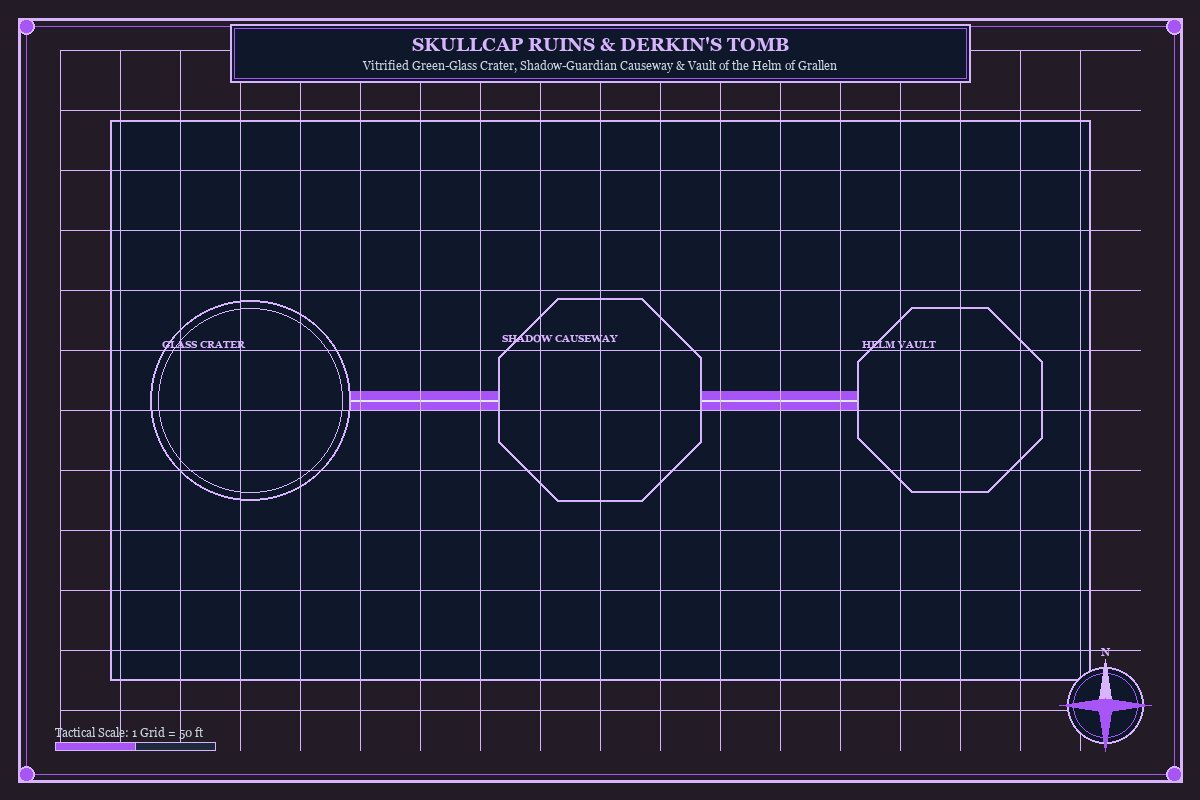
#> input picture tools/krynn/compiler/assets_src/map_sub_derkin_skullcap_bg.jpg, 1200 x 800 px, given in place of nexus_ansalon_map.png, which was not available
$ python generate_map_assets.py
#> lines starting #> are read from the running program, lines starting #| are printed output that depends on the picture
import os
import math
import shutil
from PIL import Image, ImageDraw, ImageFont

ROOT = r"c:\Users\koejo\Documents\Workstation 2.6"
ANSALON_SRC = os.path.join(ROOT, "Sources", "extracted", "images_inspect", "nexus_ansalon_map.png")
ASSETS_SRC_DIR = os.path.join(ROOT, "campaigns", "Krynn_War_of_the_Lance", "compiler", "assets_src")
os.makedirs(ASSETS_SRC_DIR, exist_ok=True)


def get_font(size, bold=False):
    candidates = [
        "C:\\Windows\\Fonts\\georgiab.ttf" if bold else "C:\\Windows\\Fonts\\georgia.ttf",
        "C:\\Windows\\Fonts\\timesbd.ttf" if bold else "C:\\Windows\\Fonts\\times.ttf",
        "C:\\Windows\\Fonts\\arialbd.ttf" if bold else "C:\\Windows\\Fonts\\arial.ttf",
    ]
    for c in candidates:
        if os.path.exists(c):
            try:
                return ImageFont.truetype(c, size)
            except Exception:
                pass
    return ImageFont.load_default()


def draw_compass_and_frame(draw, w, h, title, subtitle, accent_rgb, border_rgb):
    # Subtle tactical grid (50ft squares)
    for gx in range(60, w - 60, 60):
        draw.line([(gx, 50), (gx, h - 50)], fill=(border_rgb[0], border_rgb[1], border_rgb[2], 28), width=1)
    for gy in range(50, h - 50, 60):
        draw.line([(60, gy), (w - 60, gy)], fill=(border_rgb[0], border_rgb[1], border_rgb[2], 28), width=1)

    # Outer double border
    draw.rectangle([18, 18, w - 18, h - 18], outline=border_rgb, width=3)
    draw.rectangle([26, 26, w - 26, h - 26], outline=accent_rgb, width=1)

    # Corner ornaments
    for cx, cy in [(26, 26), (w - 26, 26), (26, h - 26), (w - 26, h - 26)]:
        draw.ellipse([cx - 8, cy - 8, cx + 8, cy + 8], fill=accent_rgb, outline=border_rgb, width=2)

    # Top Title Cartouche (wide enough for all titles)
    cart_w, cart_h = 740, 58
    cx0 = (w - cart_w) // 2
    cy0 = 24
    draw.rectangle([cx0, cy0, cx0 + cart_w, cy0 + cart_h], fill=(15, 23, 42, 235), outline=border_rgb, width=2)
    draw.rectangle([cx0 + 4, cy0 + 4, cx0 + cart_w - 4, cy0 + cart_h - 4], outline=accent_rgb, width=1)

    f_title = get_font(19, bold=True)
    f_sub = get_font(12, bold=False)
    tb = draw.textbbox((0, 0), title, font=f_title)
    tw = tb[2] - tb[0]
    draw.text((w // 2 - tw // 2, cy0 + 9), title, fill=border_rgb, font=f_title)

    sb = draw.textbbox((0, 0), subtitle, font=f_sub)
    sw = sb[2] - sb[0]
    draw.text((w // 2 - sw // 2, cy0 + 35), subtitle, fill=(203, 213, 225), font=f_sub)

    # Compass Rose in bottom-right
    rx, ry, r = w - 95, h - 95, 38
    draw.ellipse([rx - r, ry - r, rx + r, ry + r], fill=(15, 23, 42, 210), outline=border_rgb, width=2)
    draw.ellipse([rx - r + 6, ry - r + 6, rx + r - 6, ry + r - 6], outline=accent_rgb, width=1)
    pts_n = [(rx, ry - r - 8), (rx - 7, ry), (rx + 7, ry)]
    pts_s = [(rx, ry + r + 8), (rx - 7, ry), (rx + 7, ry)]
    pts_w = [(rx - r - 8, ry), (rx, ry - 7), (rx, ry + 7)]
    pts_e = [(rx + r + 8, ry), (rx, ry - 7), (rx, ry + 7)]
    draw.polygon(pts_n, fill=border_rgb)
    draw.polygon(pts_s, fill=accent_rgb)
    draw.polygon(pts_w, fill=accent_rgb)
    draw.polygon(pts_e, fill=accent_rgb)
    f_comp = get_font(11, bold=True)
    draw.text((rx - 4, ry - r - 22), "N", fill=border_rgb, font=f_comp)

    # Scale bar in bottom-left
    sx, sy = 55, h - 58
    draw.rectangle([sx, sy, sx + 160, sy + 8], fill=(30, 41, 59), outline=border_rgb, width=1)
    draw.rectangle([sx, sy, sx + 80, sy + 8], fill=accent_rgb, outline=border_rgb, width=1)
    draw.text((sx, sy - 16), "Tactical Scale: 1 Grid = 50 ft", fill=(203, 213, 225), font=f_sub)


def draw_zone_pad(draw, x, y, radius, code, fill_rgba, stroke_rgb, shape="circle"):
    if shape == "rect":
        draw.rectangle([x - radius, y - int(radius * 0.72), x + radius, y + int(radius * 0.72)], fill=fill_rgba, outline=stroke_rgb, width=2)
        draw.rectangle([x - radius + 7, y - int(radius * 0.72) + 7, x + radius - 7, y + int(radius * 0.72) - 7], outline=(stroke_rgb[0], stroke_rgb[1], stroke_rgb[2], 110), width=1)
    elif shape == "octagon":
        pts = []
        for i in range(8):
            ang = math.pi / 8 + i * (math.pi / 4)
            pts.append((x + radius * math.cos(ang), y + radius * math.sin(ang)))
        draw.polygon(pts, fill=fill_rgba, outline=stroke_rgb, width=2)
    else:
        draw.ellipse([x - radius, y - radius, x + radius, y + radius], fill=fill_rgba, outline=stroke_rgb, width=2)
        draw.ellipse([x - radius + 8, y - radius + 8, x + radius - 8, y + radius - 8], outline=(stroke_rgb[0], stroke_rgb[1], stroke_rgb[2], 110), width=1)

    # Subtle architectural zone tag in upper-left corner of the chamber so it never collides with node pill/label
    f_code = get_font(10, bold=True)
    draw.text((x - radius + 12, y - int(radius * 0.62)), code, fill=(stroke_rgb[0], stroke_rgb[1], stroke_rgb[2], 160), font=f_code)


def draw_corridor_path(draw, p1, p2, color_rgba, width=20):
    draw.line([p1, p2], fill=color_rgba, width=width)
    draw.line([p1, p2], fill=(226, 232, 240, 85), width=2)


# Coordinates strictly synchronized with buildAllSubmaps() in data_maps.js
SUBMAP_SPECS = [
    {
        "id": "map_sub_solace_inn",
        "title": "SOLACE: VALLENWOOD CANOPY & INN OF THE LAST HOME",
        "subtitle": "Elevated Rope Walkways, Giant Autumn Vallenwood Boughs & Crystalmir Boat Trail",
        "bg": (22, 38, 28),
        "accent": (180, 83, 9),
        "border": (245, 158, 11),
        "features": "vallenwood_canopy",
        "zones": [
            (250, 260, 95, "ZONE I", "circle"),
            (600, 260, 105, "ZONE II", "octagon"),
            (950, 260, 95, "ZONE III", "rect"),
            (600, 560, 95, "ZONE IV", "circle"),
        ],
        "paths": [(0, 1), (1, 2), (0, 3), (2, 3)],
    },
    {
        "id": "map_sub_wayreth_tower",
        "title": "TOWER OF HIGH SORCERY AT WAYRETH",
        "subtitle": "Shifting Sylvan Threshold, Conclave Mirror Hall & The Soulforge Crucible (346 AC)",
        "bg": (24, 18, 43),
        "accent": (124, 58, 237),
        "border": (196, 181, 253),
        "features": "arcane_tower",
        "zones": [
            (250, 260, 95, "THRESHOLD", "circle"),
            (600, 260, 105, "CONCLAVE HALL", "octagon"),
            (950, 260, 95, "THREE AXIOMS", "octagon"),
            (600, 560, 100, "SOUL-MIRROR", "octagon"),
        ],
        "paths": [(0, 1), (1, 2), (1, 3), (2, 3)],
    },
    {
        "id": "map_sub_hopes_end_siege",
        "title": "HOPE'S END: EASTWILDE VALLEY SIEGE & DRAGON VAULTS",
        "subtitle": "Mercenary Siege Lines, Vitrified Ramparts, Bakaris's Keep & Silver Clutch Vault (347 AC)",
        "bg": (43, 23, 20),
        "accent": (185, 28, 28),
        "border": (252, 165, 165),
        "features": "besieged_valley",
        "zones": [
            (250, 260, 95, "SIEGE LINES", "rect"),
            (600, 260, 100, "EAST GATE", "octagon"),
            (950, 260, 95, "BAKARIS KEEP", "rect"),
            (600, 560, 100, "SILVER VAULT", "octagon"),
        ],
        "paths": [(0, 1), (1, 2), (1, 3), (2, 3)],
    },
    {
        "id": "map_sub_xak_tsaroth",
        "title": "SUNKEN RUINS OF XAK TSAROTH",
        "subtitle": "Swamp Causeway, Temple of Mishakal, Great Lift Chain & Drowned Lair of Khisanth",
        "bg": (18, 36, 32),
        "accent": (16, 185, 129),
        "border": (110, 231, 183),
        "features": "sunken_ruins",
        "zones": [
            (240, 240, 90, "CAUSEWAY", "circle"),
            (600, 240, 95, "SHRINE", "rect"),
            (960, 240, 90, "LIFT CHAIN", "octagon"),
            (400, 560, 95, "AGHAR COURT", "rect"),
            (800, 560, 105, "KHISANTH LAIR", "octagon"),
        ],
        "paths": [(0, 1), (1, 2), (2, 3), (2, 4), (3, 4)],
    },
    {
        "id": "map_sub_sla_mori",
        "title": "THE SLA-MORI: SECRET ROYAL CRYPTS",
        "subtitle": "Camouflaged Kharolis Portal, Hall of the Silent Kings & The Great Bronze Chain",
        "bg": (17, 36, 48),
        "accent": (14, 165, 233),
        "border": (125, 211, 252),
        "features": "elven_tunnel",
        "zones": [
            (250, 400, 100, "WEST PORTAL", "circle"),
            (600, 400, 110, "SILENT KINGS", "octagon"),
            (950, 400, 100, "GREAT CHAIN", "octagon"),
        ],
        "paths": [(0, 1), (1, 2)],
    },
    {
        "id": "map_sub_pax_tharkas",
        "title": "FORTRESS OF PAX THARKAS (KHAROLIS PASS)",
        "subtitle": "Curtain Wall & Gate Winch, Flamestrike's Nursery Tower, Iron Mines & Verminaard's Sanctum",
        "bg": (38, 26, 22),
        "accent": (217, 119, 6),
        "border": (253, 186, 116),
        "features": "mountain_fortress",
        "zones": [
            (340, 250, 100, "GATE WINCH", "rect"),
            (860, 250, 100, "UPPER NURSERY", "octagon"),
            (340, 550, 100, "IRON MINES", "circle"),
            (860, 550, 105, "HIGHLORD HALL", "octagon"),
        ],
        "paths": [(0, 1), (0, 2), (1, 3), (2, 3)],
    },
    {
        "id": "map_sub_derkin_skullcap",
        "title": "SKULLCAP RUINS & DERKIN'S TOMB",
        "subtitle": "Vitrified Green-Glass Crater, Shadow-Guardian Causeway & Vault of the Helm of Grallen",
        "bg": (35, 28, 38),
        "accent": (168, 85, 247),
        "border": (216, 180, 254),
        "features": "skullcap_crater",
        "zones": [
            (250, 400, 100, "GLASS CRATER", "circle"),
            (600, 400, 110, "SHADOW CAUSEWAY", "octagon"),
            (950, 400, 100, "HELM VAULT", "octagon"),
        ],
        "paths": [(0, 1), (1, 2)],
    },
    {
        "id": "map_sub_tarsis_square",
        "title": "TARSIS THE BEAUTIFUL: LANDLOCKED DUST-PORT",
        "subtitle": "Dry-Rotted Harbor Hulls, Market Courthouse, Red Dragon Inn & Rooftop Griffon Aerie",
        "bg": (45, 36, 22),
        "accent": (202, 138, 4),
        "border": (253, 224, 71),
        "features": "dust_port",
        "zones": [
            (250, 260, 95, "DRY HARBOR", "rect"),
            (600, 260, 105, "MARKET SQUARE", "octagon"),
            (950, 260, 95, "RED DRAGON INN", "rect"),
            (600, 560, 100, "GRIFFON AERIE", "circle"),
        ],
        "paths": [(0, 1), (1, 2), (1, 3), (2, 3)],
    },
    {
        "id": "map_sub_icewall_castle",
        "title": "ICEWALL CASTLE: GLACIAL CITADEL OF FEAL-THAS",
        "subtitle": "Walrus-Tusk Ice Tunnels, Courtyard of Sleet & The Crystal Spire Pedestal",
        "bg": (15, 34, 52),
        "accent": (56, 189, 248),
        "border": (186, 230, 253),
        "features": "glacier_castle",
        "zones": [
            (250, 400, 100, "ICE TUNNELS", "circle"),
            (600, 400, 110, "SLEET'S COURT", "rect"),
            (950, 400, 100, "ORB PEDESTAL", "octagon"),
        ],
        "paths": [(0, 1), (1, 2)],
    },
    {
        "id": "map_sub_silvanesti_dream",
        "title": "SILVANESTI: LORAC'S NIGHTMARE TOWER",
        "subtitle": "Bleeding Grove of Hallucinations, Twisted Spire of the Stars & Cyan Bloodbane's Throne",
        "bg": (14, 38, 26),
        "accent": (34, 197, 94),
        "border": (134, 239, 172),
        "features": "nightmare_forest",
        "zones": [
            (250, 400, 100, "BLEEDING GROVE", "circle"),
            (600, 400, 110, "SPIRE OF STARS", "octagon"),
            (950, 400, 100, "LORAC'S THRONE", "octagon"),
        ],
        "paths": [(0, 1), (1, 2)],
    },
    {
        "id": "map_sub_high_clerist_tower",
        "title": "THE HIGH CLERIST'S TOWER (WESTGATE PASS)",
        "subtitle": "West Gate Field, Symmetrical Dragon-Trap Corridors, Western Parapet & Dragon Orb Vault",
        "bg": (26, 34, 48),
        "accent": (59, 130, 246),
        "border": (147, 197, 253),
        "features": "clerist_tower",
        "zones": [
            (250, 260, 95, "WEST FIELD", "rect"),
            (600, 260, 105, "DRAGON-TRAP", "octagon"),
            (950, 260, 95, "SUNLIT PARAPET", "rect"),
            (600, 560, 100, "ORB VAULT", "octagon"),
        ],
        "paths": [(0, 1), (1, 2), (1, 3)],
    },
    {
        "id": "map_sub_neraka_temple",
        "title": "NERAKA: THE WARPED TEMPLE OF DARKNESS",
        "subtitle": "Highlord Pavilions, Great Council Amphitheater, Torture Dungeons & Foundation Stone Crypt",
        "bg": (32, 16, 28),
        "accent": (225, 29, 72),
        "border": (253, 164, 175),
        "features": "neraka_temple",
        "zones": [
            (250, 260, 95, "ENCAMPMENT", "rect"),
            (600, 260, 105, "COUNCIL HALL", "octagon"),
            (950, 260, 95, "DUNGEONS", "rect"),
            (600, 560, 105, "FOUNDATION STONE", "octagon"),
        ],
        "paths": [(0, 1), (1, 2), (1, 3), (2, 3)],
    },
]


def draw_thematic_backdrop(draw, w, h, feat, accent, border):
    if feat == "vallenwood_canopy":
        draw.polygon([(0, h - 185), (w, h - 145), (w, h), (0, h)], fill=(14, 65, 94, 165))
        for cx, cy, r in [(250, 260, 155), (600, 260, 180), (950, 260, 155)]:
            draw.ellipse([cx - r, cy - r, cx + r, cy + r], fill=(42, 68, 34, 145), outline=(180, 83, 9, 165), width=3)
    elif feat == "arcane_tower":
        draw.ellipse([280, 110, 920, 690], outline=(139, 92, 246, 95), width=2)
        draw.ellipse([360, 180, 840, 620], outline=(196, 181, 253, 95), width=2)
    elif feat == "besieged_valley":
        draw.polygon([(0, 0), (w, 0), (w, 135), (0, 155)], fill=(68, 34, 28, 180))
        draw.polygon([(0, h - 125), (w, h - 150), (w, h), (0, h)], fill=(68, 34, 28, 180))
    elif feat == "sunken_ruins":
        draw.ellipse([260, 130, 1020, 690], fill=(10, 24, 22, 190), outline=(16, 185, 129, 110), width=3)
    elif feat == "mountain_fortress" or feat == "clerist_tower":
        draw.polygon([(0, 0), (w, 0), (w, 125), (0, 125)], fill=(51, 65, 85, 180))
        draw.polygon([(0, h - 125), (w, h - 125), (w, h), (0, h)], fill=(51, 65, 85, 180))
        draw.rectangle([200, 125, 1000, h - 125], fill=(30, 41, 59, 145), outline=border, width=2)
    elif feat == "glacier_castle":
        draw.polygon([(90, 120), (1110, 120), (1050, 680), (150, 680)], fill=(12, 74, 110, 135), outline=(125, 211, 252, 145), width=2)
    elif feat == "neraka_temple":
        draw.ellipse([150, 110, 1050, 690], fill=(48, 16, 28, 165), outline=(225, 29, 72, 130), width=3)
        draw.polygon([(600, 120), (1040, 390), (600, 680), (160, 390)], fill=(24, 10, 20, 185), outline=border, width=2)
    else:
        draw.rectangle([110, 120, w - 110, h - 120], fill=(15, 23, 42, 115), outline=(border[0], border[1], border[2], 85), width=2)


def build_all_assets():
    im_ans = Image.open(ANSALON_SRC).convert("RGB")
#> im_ans is the input picture: PIL image 1200x800 RGB; mean R, G, B 35.4, 34.5, 55.5
    ans_dest = os.path.join(ASSETS_SRC_DIR, "map_ansalon_continent_bg.jpg")
    im_ans.save(ans_dest, "JPEG", quality=85, optimize=True)
    print(f"[OK] Generated {ans_dest} ({os.path.getsize(ans_dest)} bytes)")

    w, h = 1200, 800
    for spec in SUBMAP_SPECS:
        base = Image.new("RGBA", (w, h), (*spec["bg"], 255))
        draw = ImageDraw.Draw(base, "RGBA")

        draw_thematic_backdrop(draw, w, h, spec["features"], spec["accent"], spec["border"])

        zones = spec["zones"]
        for u_idx, v_idx in spec["paths"]:
            if u_idx < len(zones) and v_idx < len(zones):
                p1 = (zones[u_idx][0], zones[u_idx][1])
                p2 = (zones[v_idx][0], zones[v_idx][1])
                draw_corridor_path(draw, p1, p2, (*spec["accent"], 115), width=20)

        for zx, zy, zr, zcode, zshape in zones:
            draw_zone_pad(
                draw,
                zx,
                zy,
                zr,
                zcode,
                (15, 23, 42, 210),
                spec["border"],
                shape=zshape,
            )

        draw_compass_and_frame(draw, w, h, spec["title"], spec["subtitle"], spec["accent"], spec["border"])

        out_path = os.path.join(ASSETS_SRC_DIR, f"{spec['id']}_bg.jpg")
        base.convert("RGB").save(out_path, "JPEG", quality=84, optimize=True)
        print(f"[OK] Generated {out_path} ({os.path.getsize(out_path)} bytes)")
#> this loop made 12 passes
#> pass 1, in build_all_assets, `base = Image.new("RGBA", (w, h), (*spec["bg"], 255))`:
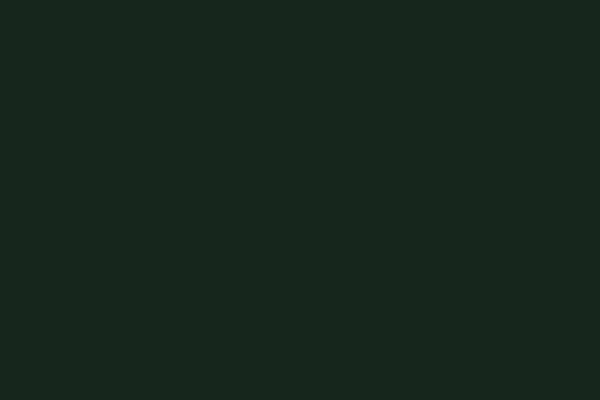
#> base: PIL image 1200x800 RGBA (shown at 1/2 size); mean R, G, B, A 22, 38, 28, 255
#> pass 1, in build_all_assets, `base.convert("RGB").save(out_path, "JPEG", quality=84, optimize=True)`:
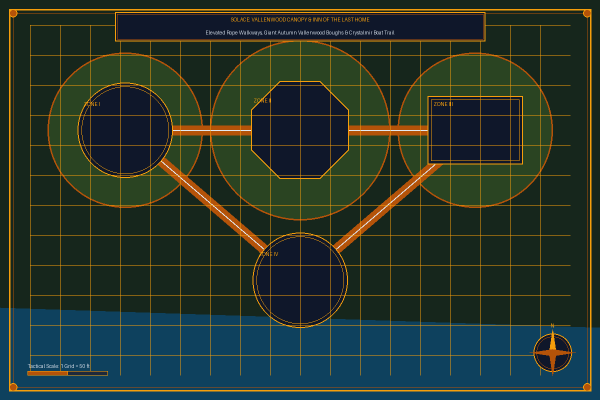
#> saved as map_sub_solace_inn_bg.jpg: PIL image 1200x800 RGB (shown at 1/2 size); mean R, G, B 38.9, 53.2, 42.5
#> pass 2, in build_all_assets, `base.convert("RGB").save(out_path, "JPEG", quality=84, optimize=True)`:
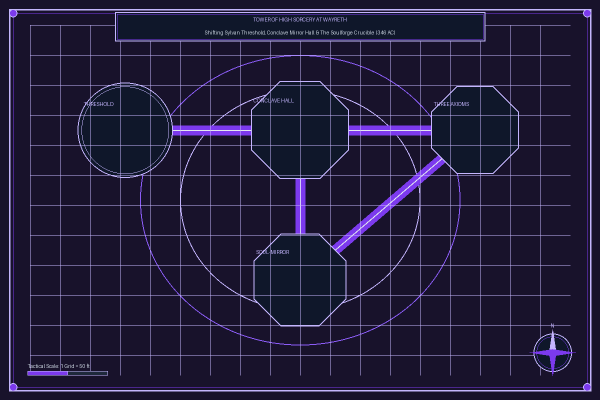
#> saved as map_sub_wayreth_tower_bg.jpg: PIL image 1200x800 RGB (shown at 1/2 size); mean R, G, B 34.1, 28.5, 58.4
#> after the loop:
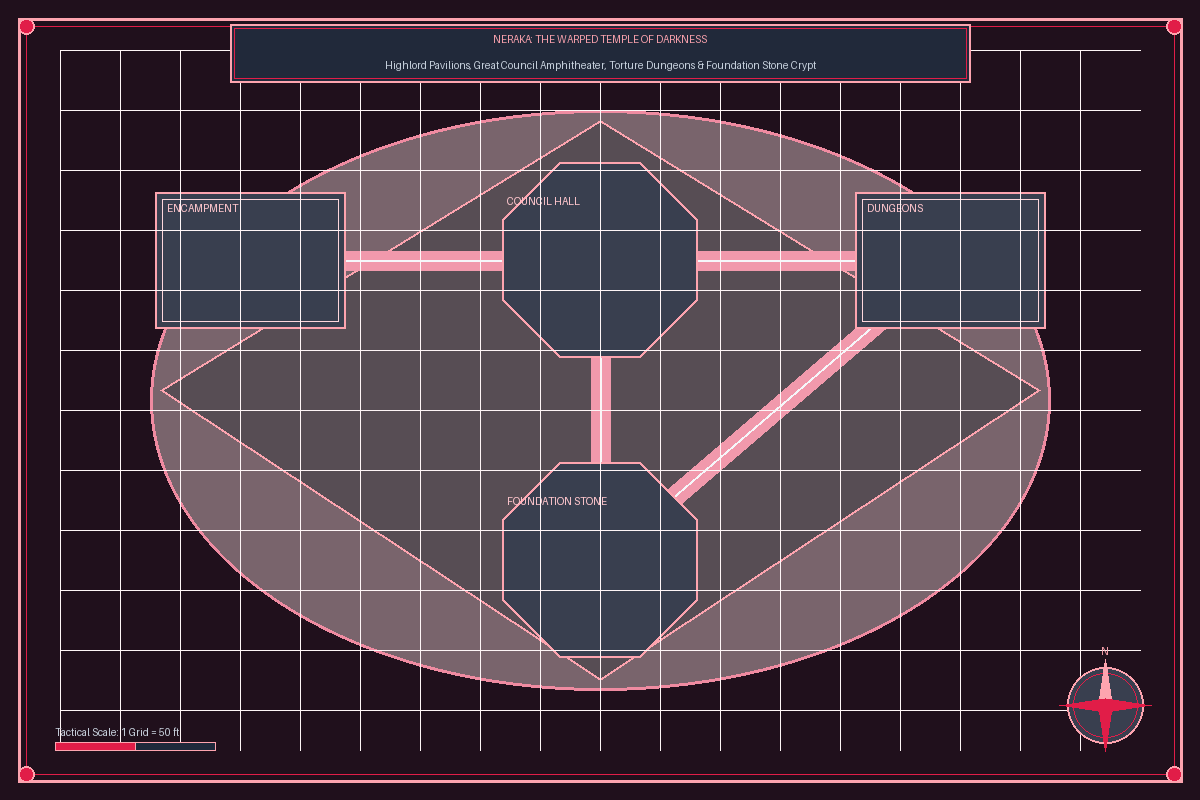
#> base: PIL image 1200x800 RGBA; mean R, G, B, A 47.1, 24.8, 38.2, 217.7; transparent parts drawn white

    editions = [
        "Krynn_V1_Heroes_of_the_Lance",
        "Krynn_V2_Shadows_of_the_Lance",
        "Krynn_V3_Five_Book_Odyssey",
    ]
    for ed in editions:
        ed_assets = os.path.join(ROOT, "campaigns", ed, "assets")
        os.makedirs(ed_assets, exist_ok=True)
        for fname in os.listdir(ASSETS_SRC_DIR):
            if fname.endswith(".jpg") or fname.endswith(".png"):
                shutil.copy2(os.path.join(ASSETS_SRC_DIR, fname), os.path.join(ed_assets, fname))
        print(f"[OK] Synced 13 map background assets -> campaigns/{ed}/assets/")


if __name__ == "__main__":
    build_all_assets()
